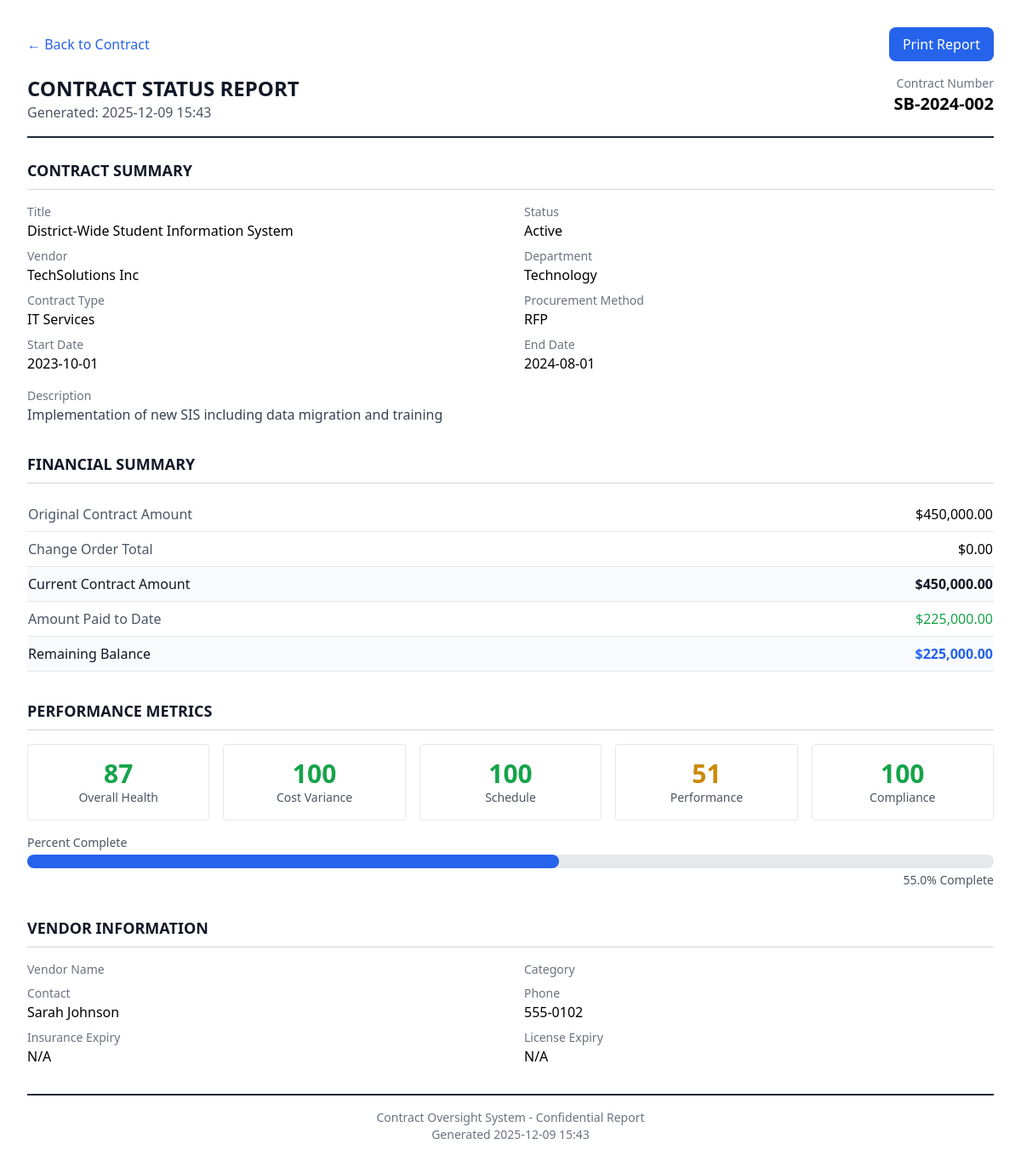
/report/contract/CTR-2024-002, run on the app's committed database.
### tables this page shows
CREATE TABLE contracts (
                contract_id TEXT PRIMARY KEY,
                contract_number TEXT,
                title TEXT NOT NULL,
                description TEXT,
                contract_type TEXT,
                department TEXT,
                fiscal_year TEXT,
                vendor_id TEXT,
                vendor_name TEXT,

                -- Financials
                original_amount REAL DEFAULT 0,
                current_amount REAL DEFAULT 0,
                total_paid REAL DEFAULT 0,
                remaining_balance REAL DEFAULT 0,

                -- Dates
                solicitation_date TEXT,
                award_date TEXT,
                start_date TEXT,
                original_end_date TEXT,
                current_end_date TEXT,
                actual_end_date TEXT,

                -- Status tracking
                status TEXT DEFAULT 'Draft',
                phase TEXT DEFAULT 'Planning',
                percent_complete REAL DEFAULT 0,

                -- Scoring
                performance_score REAL DEFAULT 50,
                cost_variance_score REAL DEFAULT 50,
                schedule_variance_score REAL DEFAULT 50,
                compliance_score REAL DEFAULT 50,
                overall_health_score REAL DEFAULT 50,
                risk_level TEXT DEFAULT 'Medium',

                -- Procurement info
                procurement_method TEXT,
                bid_count INTEGER DEFAULT 0,
                justification TEXT,

                -- Board/Council info
                board_approval_date TEXT,
                board_resolution TEXT,
                council_district TEXT,
                school_zone TEXT,

                -- Location
                project_location TEXT,
                latitude REAL,
                longitude REAL,

                -- Flags
                has_change_orders INTEGER DEFAULT 0,
                change_order_count INTEGER DEFAULT 0,
                total_change_order_amount REAL DEFAULT 0,
                is_emergency INTEGER DEFAULT 0,
                is_sole_source INTEGER DEFAULT 0,
                requires_insurance INTEGER DEFAULT 1,
                insurance_verified INTEGER DEFAULT 0,
                requires_bond INTEGER DEFAULT 0,
                bond_verified INTEGER DEFAULT 0,

                notes TEXT,
                created_at TEXT DEFAULT CURRENT_TIMESTAMP,
                updated_at TEXT DEFAULT CURRENT_TIMESTAMP,
                created_by TEXT,
                is_deleted INTEGER DEFAULT 0,

                FOREIGN KEY (vendor_id) REFERENCES vendors(vendor_id)
            );

CREATE TABLE vendors (
                vendor_id TEXT PRIMARY KEY,
                vendor_name TEXT NOT NULL,
                vendor_type TEXT,
                contact_name TEXT,
                contact_email TEXT,
                contact_phone TEXT,
                address TEXT,
                city TEXT,
                state TEXT,
                zip_code TEXT,
                tax_id TEXT,
                certification_status TEXT,
                minority_owned INTEGER DEFAULT 0,
                woman_owned INTEGER DEFAULT 0,
                small_business INTEGER DEFAULT 0,
                local_business INTEGER DEFAULT 0,
                registration_date TEXT,
                status TEXT DEFAULT 'Active',
                performance_score REAL DEFAULT 50,
                total_contracts INTEGER DEFAULT 0,
                total_awarded REAL DEFAULT 0,
                notes TEXT,
                created_at TEXT DEFAULT CURRENT_TIMESTAMP,
                updated_at TEXT DEFAULT CURRENT_TIMESTAMP,
                is_deleted INTEGER DEFAULT 0
            );

### web/app.py (the view)
@app.route('/report/contract/<contract_id>')
def contract_report(contract_id):
    contract = db.get_contract(contract_id)
    if not contract:
        return "Contract not found", 404
    contract = contract_scorer.score_contract(contract)
    milestones = db.get_milestones(contract_id)
    change_orders = db.get_change_orders(contract_id)
    payments = db.get_payments(contract_id)
    issues = db.get_issues(contract_id=contract_id)
    vendor = None
    if contract.get('vendor_id'):
        vendor = db.get_vendor(contract['vendor_id'])
    return render_template('report_contract.html',
                          contract=contract,
                          milestones=milestones,
                          change_orders=change_orders,
                          payments=payments,
                          issues=issues,
                          vendor=vendor,
                          generated_at=datetime.now().strftime('%Y-%m-%d %H:%M'),
                          title=f"Contract Report - {contract.get('title')}")

### src/database.py (called while the page is built)
    def _get_connection(self):
        conn = sqlite3.connect(str(self.db_path))
        conn.row_factory = sqlite3.Row
        return conn

    def get_contract(self, contract_id: str) -> Optional[Dict]:
        conn = self._get_connection()
        cursor = conn.cursor()
        cursor.execute("SELECT * FROM contracts WHERE contract_id = ? AND is_deleted = 0", (contract_id,))
        row = cursor.fetchone()
        conn.close()
        return dict(row) if row else None

    def get_vendor(self, vendor_id: str) -> Optional[Dict]:
        conn = self._get_connection()
        cursor = conn.cursor()
        cursor.execute("SELECT * FROM vendors WHERE vendor_id = ? AND is_deleted = 0", (vendor_id,))
        row = cursor.fetchone()
        conn.close()
        return dict(row) if row else None

    def get_change_orders(self, contract_id: str) -> List[Dict]:
        conn = self._get_connection()
        cursor = conn.cursor()
        cursor.execute("""
            SELECT * FROM change_orders
            WHERE contract_id = ?
            ORDER BY requested_date DESC
        """, (contract_id,))
        rows = cursor.fetchall()
        conn.close()
        return [dict(row) for row in rows]

    def get_milestones(self, contract_id: str) -> List[Dict]:
        conn = self._get_connection()
        cursor = conn.cursor()
        cursor.execute("""
            SELECT * FROM milestones
            WHERE contract_id = ?
            ORDER BY milestone_number, due_date
        """, (contract_id,))
        rows = cursor.fetchall()
        conn.close()
        return [dict(row) for row in rows]

    def get_payments(self, contract_id: str) -> List[Dict]:
        conn = self._get_connection()
        cursor = conn.cursor()
        cursor.execute("""
            SELECT * FROM payments
            WHERE contract_id = ?
            ORDER BY payment_date DESC
        """, (contract_id,))
        rows = cursor.fetchall()
        conn.close()
        return [dict(row) for row in rows]

### src/scoring_engine.py (called while the page is built, shortened)
    def calculate_performance_score(self, contract: Dict, milestones: List[Dict] = None) -> float:
        base_score = 50
        percent_complete = contract.get('percent_complete', 0) or 0
        return (base_score * 0.7) + (percent_complete * 0.3)

### web/app.py (called while the page is built)
@app.context_processor
def inject_globals():
    return {
        'now': datetime.now
    }

### web/templates/report_contract.html (shortened to what this page needs)
<!DOCTYPE html>
<html lang="en">
<head>
    <script src="https://cdn.tailwindcss.com"></script>
</head>
<body class="bg-white p-8">
    <div class="no-print mb-4 flex justify-between items-center">
        <a href="{{ url_for('contract_detail', contract_id=contract.contract_id) }}" class="text-blue-600 hover:underline">
            &larr; Back to Contract
        </a>
        <button onclick="window.print()" class="px-4 py-2 bg-blue-600 text-white rounded-lg hover:bg-blue-700">
            Print Report
        </button>
    </div>
    <div class="border-b-2 border-gray-800 pb-4 mb-6">
        <div class="flex justify-between items-start">
            <div>
                <h1 class="text-2xl font-bold text-gray-900">CONTRACT STATUS REPORT</h1>
                <p class="text-gray-600">Generated: {{ generated_at }}</p>
            </div>
            <div class="text-right">
                <p class="text-sm text-gray-500">Contract Number</p>
                <p class="text-xl font-bold">{{ contract.contract_number }}</p>
            </div>
        </div>
    </div>
    <div class="mb-8">
        <h2 class="text-lg font-bold text-gray-900 border-b border-gray-300 pb-2 mb-4">CONTRACT SUMMARY</h2>
        <div class="grid grid-cols-2 gap-x-8 gap-y-2">
            <div>
                <p class="text-sm text-gray-500">Title</p>
                <p class="font-medium">{{ contract.title }}</p>
            </div>
            <div>
                <p class="text-sm text-gray-500">Status</p>
                <p class="font-medium">{{ contract.status }}</p>
            </div>
            <div>
                <p class="text-sm text-gray-500">Vendor</p>
                <p class="font-medium">{{ contract.vendor_name }}</p>
            </div>
            <div>
                <p class="text-sm text-gray-500">Department</p>
                <p class="font-medium">{{ contract.department }}</p>
            </div>
            <div>
                <p class="text-sm text-gray-500">Contract Type</p>
                <p class="font-medium">{{ contract.contract_type }}</p>
            </div>
            <div>
                <p class="text-sm text-gray-500">Procurement Method</p>
                <p class="font-medium">{{ contract.procurement_method or 'N/A' }}</p>
            </div>
            <div>
                <p class="text-sm text-gray-500">Start Date</p>
                <p class="font-medium">{{ contract.start_date }}</p>
            </div>
            <div>
                <p class="text-sm text-gray-500">End Date</p>
                <p class="font-medium">{{ contract.current_end_date or contract.end_date }}</p>
            </div>
        </div>
        {% if contract.description %}
        <div class="mt-4">
            <p class="text-sm text-gray-500">Description</p>
            <p class="text-gray-700">{{ contract.description }}</p>
        </div>
        {% endif %}
    </div>
    <div class="mb-8">
        <h2 class="text-lg font-bold text-gray-900 border-b border-gray-300 pb-2 mb-4">FINANCIAL SUMMARY</h2>
        <table class="w-full">
            <tr class="border-b">
                <td class="py-2 text-gray-600">Original Contract Amount</td>
                <td class="py-2 text-right font-medium">${{ '{:,.2f}'.format(contract.original_amount) }}</td>
            </tr>
            <tr class="border-b">
                <td class="py-2 text-gray-600">Change Order Total</td>
                <td class="py-2 text-right font-medium {% if (contract.current_amount or contract.original_amount) > contract.original_amount %}text-red-600{% endif %}">
                    {% set co_total = (contract.current_amount or contract.original_amount) - contract.original_amount %}
                    {% if co_total > 0 %}+{% endif %}${{ '{:,.2f}'.format(co_total) }}
                </td>
            </tr>
            <tr class="border-b bg-gray-50">
                <td class="py-2 font-medium text-gray-900">Current Contract Amount</td>
                <td class="py-2 text-right font-bold text-gray-900">${{ '{:,.2f}'.format(contract.current_amount or contract.original_amount) }}</td>
            </tr>
            <tr class="border-b">
                <td class="py-2 text-gray-600">Amount Paid to Date</td>
                <td class="py-2 text-right font-medium text-green-600">${{ '{:,.2f}'.format(contract.total_paid or 0) }}</td>
            </tr>
            <tr class="border-b bg-gray-50">
                <td class="py-2 font-medium text-gray-900">Remaining Balance</td>
                <td class="py-2 text-right font-bold text-blue-600">${{ '{:,.2f}'.format((contract.current_amount or contract.original_amount) - (contract.total_paid or 0)) }}</td>
            </tr>
        </table>
    </div>
    <div class="mb-8">
        <h2 class="text-lg font-bold text-gray-900 border-b border-gray-300 pb-2 mb-4">PERFORMANCE METRICS</h2>
        <div class="grid grid-cols-5 gap-4 text-center">
            <div class="border rounded p-4">
                <p class="text-3xl font-bold {% if contract.overall_health_score < 50 %}text-red-600{% elif contract.overall_health_score < 70 %}text-yellow-600{% else %}text-green-600{% endif %}">
                    {{ contract.overall_health_score|int if contract.overall_health_score else 'N/A' }}
                </p>
                <p class="text-sm text-gray-600">Overall Health</p>
            </div>
            <div class="border rounded p-4">
                <p class="text-3xl font-bold {% if contract.cost_variance_score < 50 %}text-red-600{% elif contract.cost_variance_score < 70 %}text-yellow-600{% else %}text-green-600{% endif %}">
                    {{ contract.cost_variance_score|int if contract.cost_variance_score else 'N/A' }}
                </p>
                <p class="text-sm text-gray-600">Cost Variance</p>
            </div>
            <div class="border rounded p-4">
                <p class="text-3xl font-bold {% if contract.schedule_variance_score < 50 %}text-red-600{% elif contract.schedule_variance_score < 70 %}text-yellow-600{% else %}text-green-600{% endif %}">
                    {{ contract.schedule_variance_score|int if contract.schedule_variance_score else 'N/A' }}
                </p>
                <p class="text-sm text-gray-600">Schedule</p>
            </div>
            <div class="border rounded p-4">
                <p class="text-3xl font-bold {% if contract.performance_score < 50 %}text-red-600{% elif contract.performance_score < 70 %}text-yellow-600{% else %}text-green-600{% endif %}">
                    {{ contract.performance_score|int if contract.performance_score else 'N/A' }}
                </p>
                <p class="text-sm text-gray-600">Performance</p>
            </div>
            <div class="border rounded p-4">
                <p class="text-3xl font-bold {% if contract.compliance_score < 50 %}text-red-600{% elif contract.compliance_score < 70 %}text-yellow-600{% else %}text-green-600{% endif %}">
                    {{ contract.compliance_score|int if contract.compliance_score else 'N/A' }}
                </p>
                <p class="text-sm text-gray-600">Compliance</p>
            </div>
        </div>
        <div class="mt-4">
            <p class="text-sm text-gray-600">Percent Complete</p>
            <div class="w-full bg-gray-200 rounded-full h-4 mt-1">
                <div class="bg-blue-600 h-4 rounded-full" style="width: {{ contract.percent_complete or 0 }}%"></div>
            </div>
            <p class="text-right text-sm text-gray-600 mt-1">{{ contract.percent_complete or 0 }}% Complete</p>
        </div>
    </div>
    {% if vendor %}
    <div class="mb-8">
        <h2 class="text-lg font-bold text-gray-900 border-b border-gray-300 pb-2 mb-4">VENDOR INFORMATION</h2>
        <div class="grid grid-cols-2 gap-x-8 gap-y-2">
            <div>
                <p class="text-sm text-gray-500">Vendor Name</p>
            </div>
            <div>
                <p class="text-sm text-gray-500">Category</p>
            </div>
            <div>
                <p class="text-sm text-gray-500">Contact</p>
                <p class="font-medium">{{ vendor.contact_name or 'N/A' }}</p>
            </div>
            <div>
                <p class="text-sm text-gray-500">Phone</p>
                <p class="font-medium">{{ vendor.contact_phone or 'N/A' }}</p>
            </div>
            <div>
                <p class="text-sm text-gray-500">Insurance Expiry</p>
                <p class="font-medium">{{ vendor.insurance_expiry or 'N/A' }}</p>
            </div>
            <div>
                <p class="text-sm text-gray-500">License Expiry</p>
                <p class="font-medium">{{ vendor.license_expiry or 'N/A' }}</p>
            </div>
        </div>
    </div>
    {% endif %}
    <div class="border-t-2 border-gray-800 pt-4 mt-8 text-center text-sm text-gray-500">
        <p>Contract Oversight System - Confidential Report</p>
        <p>Generated {{ generated_at }}</p>
    </div>
</body>
</html>

### data on the page
contracts: contract_number "SB-2024-002", title "District-Wide Student Information System", status "Active", vendor_name "TechSolutions Inc", department "Technology", contract_type "IT Services", procurement_method "RFP", start_date "2023-10-01", current_end_date "2024-08-01", description "Implementation of new SIS including data migration and training", original_amount "450,000.00", current_amount "450,000.00", total_paid "225,000.00", current_amount+total_paid "225,000.00", percent_complete "55.0"
vendors: contact_name "Sarah Johnson", contact_phone "555-0102"

### other printed values
{{ '{:,.2f}'.format(co_total) }} "0.00"
{{ contract.compliance_score|int if contract.compliance_score else 'N/A' }} "100"
{{ vendor.insurance_expiry or 'N/A' }} "N/A"
{{ vendor.license_expiry or 'N/A' }} "N/A"
